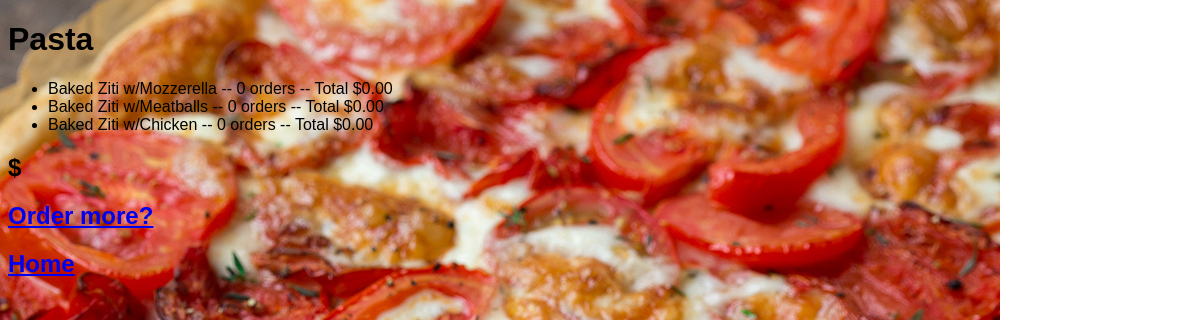
/4/results/, run on the app's committed database.
### orders/models.py (models this page shows, shortened)
class Category(models.Model):
    SMALL = 'S'
    LARGE = 'L'
    CATEGORY_SIZES = (
        (SMALL, 'Small'),
        (LARGE, 'Large'),
    )
    item_size = models.CharField(
        'size',
        max_length=1,
        choices=CATEGORY_SIZES,
        default=SMALL,
    )
    category_text = models.CharField(max_length=200)
    pub_date = models.DateTimeField('date published')
    toppings = models.ManyToManyField(Topping)

class Type(models.Model):
    category = models.ForeignKey(Category, on_delete=models.CASCADE)
    type_text = models.CharField(max_length=200)
    price = models.DecimalField(decimal_places=2, max_digits=5)
    orders = models.IntegerField(default=0)
    def order_value(self):
        value = self.price * self.orders
        return value

### orders/views.py (the view)
# urls.py: path('<int:category_id>/results/', views.results, name='results'),
def results(request, category_id):
    category = get_object_or_404(Category, pk=category_id)
    return render(request, 'orders/results.html', {'category': category})

### orders/templates/orders/results.html (shortened to what this page needs)
{% extends "orders/base.html" %}
{% block body %}
<h1>{{ category.category_text }}</h1>
<ul>
{% for type in category.type_set.all %}
  <li>{{ type.type_text }} -- {{ type.orders }} order{{ type.orders|pluralize}} -- Total ${{ type.order_value }}</li>
{% endfor %}
</ul>
<h2>${{ type.total_order }}</h2>
<h2><a href="{% url 'index' %}">Order more?</a></h2>
<h2><a href="{% url 'index' %}">Home</a></h2>
{% endblock %}

### orders/static/orders/style.css (style rules this page uses)
body { font-family: sans-serif; left: 30px }
body { background: white url("images/Puff+Pastry+Pizza.jpg") no-repeat; }

### data on the page
Category: category_text "Pasta"
Type: type_text "Baked Ziti w/Mozzerella", orders "0", order_value "0.00"
Type: type_text "Baked Ziti w/Meatballs", orders "0", order_value "0.00"
Type: type_text "Baked Ziti w/Chicken", orders "0", order_value "0.00"
